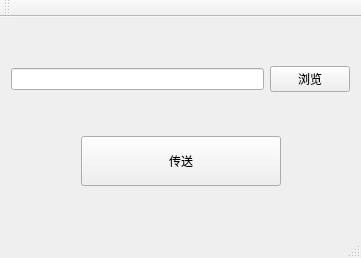
<?xml version="1.0" encoding="UTF-8"?>
<ui version="4.0">
 <class>Test5_4Class</class>
 <widget class="QMainWindow" name="Test5_4Class">
  <property name="geometry">
   <rect>
    <x>0</x>
    <y>0</y>
    <width>361</width>
    <height>258</height>
   </rect>
  </property>
  <property name="windowTitle">
   <string>Test5_4</string>
  </property>
  <widget class="QWidget" name="centralWidget">
   <layout class="QVBoxLayout" name="verticalLayout">
    <item>
     <layout class="QHBoxLayout" name="horizontalLayout_2">
      <item>
       <widget class="QLineEdit" name="textFile"/>
      </item>
      <item>
       <widget class="QPushButton" name="btnSelect">
        <property name="text">
         <string>浏览</string>
        </property>
       </widget>
      </item>
     </layout>
    </item>
    <item>
     <layout class="QHBoxLayout" name="horizontalLayout">
      <item>
       <spacer name="horizontalSpacer">
        <property name="orientation">
         <enum>Qt::Horizontal</enum>
        </property>
        <property name="sizeHint" stdset="0">
         <size>
          <width>40</width>
          <height>20</height>
         </size>
        </property>
       </spacer>
      </item>
      <item>
       <widget class="QToolButton" name="btnSend">
        <property name="minimumSize">
         <size>
          <width>200</width>
          <height>50</height>
         </size>
        </property>
        <property name="text">
         <string>传送</string>
        </property>
       </widget>
      </item>
      <item>
       <spacer name="horizontalSpacer_2">
        <property name="orientation">
         <enum>Qt::Horizontal</enum>
        </property>
        <property name="sizeHint" stdset="0">
         <size>
          <width>40</width>
          <height>20</height>
         </size>
        </property>
       </spacer>
      </item>
     </layout>
    </item>
   </layout>
  </widget>
  <widget class="QMenuBar" name="menuBar">
   <property name="geometry">
    <rect>
     <x>0</x>
     <y>0</y>
     <width>361</width>
     <height>23</height>
    </rect>
   </property>
  </widget>
  <widget class="QToolBar" name="mainToolBar">
   <attribute name="toolBarArea">
    <enum>TopToolBarArea</enum>
   </attribute>
   <attribute name="toolBarBreak">
    <bool>false</bool>
   </attribute>
  </widget>
  <widget class="QStatusBar" name="statusBar"/>
 </widget>
 <layoutdefault spacing="6" margin="11"/>
 <resources>
  <include location="test5_4.qrc"/>
 </resources>
 <connections/>
</ui>
